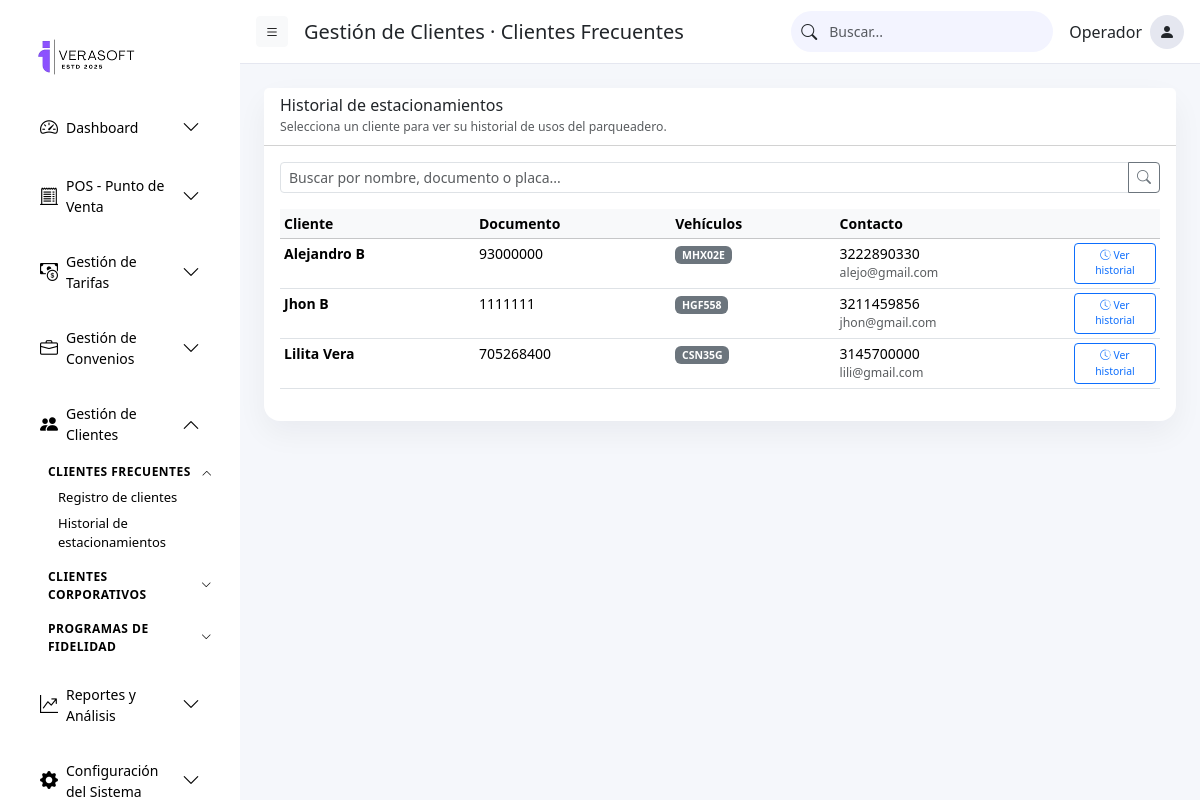
/clientes/frecuentes/historial/, run on the app's committed database.
### parking/models/clientes.py (models this page shows, shortened)
class Cliente(models.Model):
    TIPO_CLIENTE_CHOICES = (
        ("FRECUENTE", "Cliente frecuente"),
        ("CORPORATIVO", "Cliente corporativo"),
    )
    parqueadero = models.ForeignKey(
        'parking.Parqueadero',
        on_delete=models.CASCADE,
        related_name="clientes",
        null=True, blank=True # Permisivo temporal por si tienes datos de prueba previos
    )
    tipo = models.CharField(
        max_length=20,
        choices=TIPO_CLIENTE_CHOICES,
        default="FRECUENTE",
        help_text="Define si es un cliente frecuente o corporativo."
    )
    nombre = models.CharField(max_length=100)
    apellidos = models.CharField(max_length=150, blank=True)
    documento = models.CharField(
        max_length=50,
        unique=True,
        help_text="Documento de identidad, NIT u otro identificador."
    )
    telefono = models.CharField(max_length=30, blank=True)
    email = models.EmailField(blank=True)
    direccion = models.CharField(max_length=200, blank=True)
    ciudad = models.CharField(max_length=100, blank=True)
    nombre_empresa = models.CharField(
        max_length=200,
        blank=True,
        help_text="Solo para clientes corporativos."
    )
    activo = models.BooleanField(default=True)
    creado_en = models.DateTimeField(auto_now_add=True)
    actualizado_en = models.DateTimeField(auto_now=True)
    class Meta:
        ordering = ["nombre", "apellidos"]
        verbose_name = "Cliente"
        verbose_name_plural = "Clientes"

class Vehiculo(models.Model):
    cliente = models.ForeignKey(
        Cliente,
        on_delete=models.CASCADE,
        related_name="vehiculos"
    )
    placa = models.CharField(
        max_length=10,
        help_text="Placa del vehículo."
    )
    tipo = models.CharField(
        max_length=20,
        choices=TIPO_VEHICULO_CHOICES,
        default="CARRO"
    )
    activo = models.BooleanField(default=True)
    creado_en = models.DateTimeField(auto_now_add=True)
    actualizado_en = models.DateTimeField(auto_now=True)
    class Meta:
        ordering = ["placa"]
        unique_together = ("cliente", "placa")
        verbose_name = "Vehículo"
        verbose_name_plural = "Vehículos"

### parking/views/clientes_views.py (the view, shortened to what this page needs)
# urls.py: path("clientes/frecuentes/historial/",clientes_views.clientes_frecuentes_historial,name="clientes_frecuentes_historial",),
def clientes_frecuentes_historial(request):
    query = request.GET.get("q", "")
    cliente_id = request.GET.get("cliente_id")
    clientes = Cliente.objects.all().prefetch_related("vehiculos")
    selected_cliente = None
    estacionamientos = Estacionamiento.objects.none()
    resumen = {}
    context = {
        "section_group": "Gestión de Clientes · Clientes Frecuentes",
        "section_title": "Historial de estacionamientos",
        "section_description": (
            "Consulta el historial de estacionamientos de tus clientes registrados."
        ),
        "section_code": "CF-HISTORIAL",
        "active_menu": "clientes",
        "active_submenu": "frecuentes",
        "clientes": clientes,
        "query": query,
        "selected_cliente": selected_cliente,
        "estacionamientos": estacionamientos,
        "resumen": resumen,
    }
    return render(request, "parking/clientes/clientes_frecuentes_historial.html", context)

### parking/templates/parking/clientes/clientes_frecuentes_historial.html (shortened to what this page needs)
{% extends "parking/base.html" %}
{% block page_title %}
Gestión de Clientes · Clientes Frecuentes
{% endblock %}
{% block content %}
<div class="card" style="border-radius:16px; border:none; box-shadow:0 12px 30px rgba(15,23,42,0.05);">
    <div class="card-header bg-white d-flex flex-column align-items-start gap-2 small">
        <div>
            <h6 class="mb-0">Historial de estacionamientos</h6>
            <small class="text-muted">
                Selecciona un cliente para ver su historial de usos del parqueadero.
            </small>
        </div>
    </div>
    <div class="card-body small">
        <form method="get" class="mb-3">
            <div class="input-group input-group-sm">
                <input type="text"
                       name="q"
                       value="{{ query }}"
                       class="form-control"
                       placeholder="Buscar por nombre, documento o placa...">
                <button class="btn btn-outline-secondary" type="submit">
                    <i class="bi bi-search"></i>
                </button>
            </div>
        </form>
        <div class="table-responsive">
            <table class="table table-hover table-sm align-middle responsive-table form-table">
                <thead class="table-light">
                    <tr>
                        <th>Cliente</th>
                        <th>Documento</th>
                        <th>Vehículos</th>
                        <th>Contacto</th>
                        <th style="width: 90px;"></th>
                    </tr>
                </thead>
                <tbody>
                    {% for c in clientes %}
                    <tr>
                        <td data-label="Cliente">
                            <strong>{{ c.nombre }} {{ c.apellidos }}</strong><br>
                        </td>
                        <td data-label="Documento">
                            {{ c.documento }}
                        </td>
                        <td data-label="Vehículos">
                            {% for v in c.vehiculos.all %}
                                <span class="badge bg-secondary">{{ v.placa }}</span>
                            {% empty %}
                                <span class="text-muted small">Sin vehículos</span>
                            {% endfor %}
                        </td>
                        <td data-label="Contacto">
                            <div>{{ c.telefono }}</div>
                            <div class="text-muted small">{{ c.email }}</div>
                        </td>
                        <td data-label="Acciones" class="text-end">
                            <a href="{% url 'clientes_frecuentes_historial' %}?cliente_id={{ c.id }}"
                               class="btn btn-sm btn-outline-primary">
                                <i class="bi bi-clock-history"></i> Ver historial
                            </a>
                        </td>
                    </tr>
                    {% empty %}
                    <tr>
                        <td colspan="5" class="text-center text-muted py-4">
                            No hay clientes frecuentes registrados.
                        </td>
                    </tr>
                    {% endfor %}
                </tbody>
            </table>
        </div>
    </div>
</div>
{% endblock %}

### parking/static/parking/css/dashboard.css (style rules this page uses)
body.layout { background: #f5f7fb; font-family: system-ui, -apple-system, BlinkMacSystemFont, "Segoe UI", sans-serif; }

### parking/static/parking/css/gestion_convenios.css (style rules this page uses)
.responsive-table th, .responsive-table td { white-space: normal !important;vertical-align: top; }
.btn-outline-primary { font-size: .65rem; }

### data on the page
Cliente: nombre "Alejandro", apellidos "B", documento "93000000", telefono "3222890330", email "alejo@gmail.com"
Vehiculo: placa "MHX02E"
Cliente: nombre "Jhon", apellidos "B", documento "1111111", telefono "3211459856", email "jhon@gmail.com"
Vehiculo: placa "HGF558"
Cliente: nombre "Lilita", apellidos "Vera", documento "705268400", telefono "3145700000", email "lili@gmail.com"
Vehiculo: placa "CSN35G"
